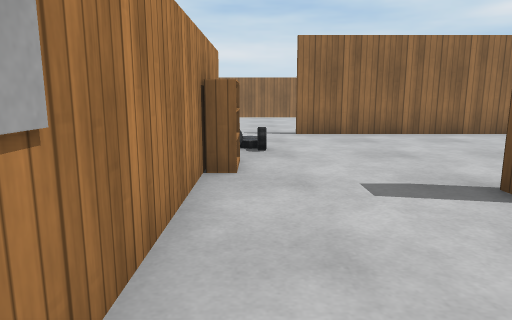
view 1 (above)

17 first-person views from a walk through a robot-simulator world made for Gazebo. The camera is 1 m above the floor, tilts 10° down and sees 70° across. The floor is counted in squares, 1 m on a side. Each view is taken from the middle of a square. On the plan, view 1 faces up. The plan holds only what a view shows up to about 13 squares ahead; the rest is blank. The place goes on beyond the plan. The robots in the file are not drawn. Simple patterns stand in for the simulator's built-in surfaces. Simple shapes stand in for some stock models. Some surface patterns are stand-ins.

view 2
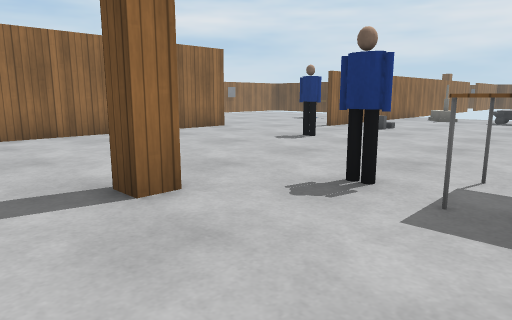

view 3
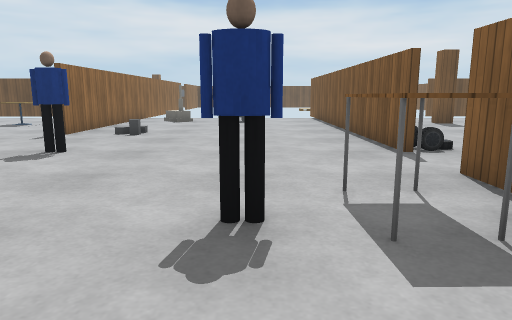

view 4
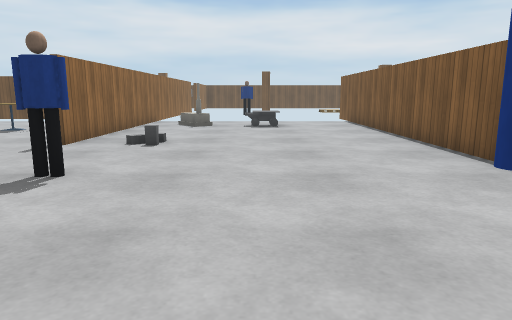

view 5
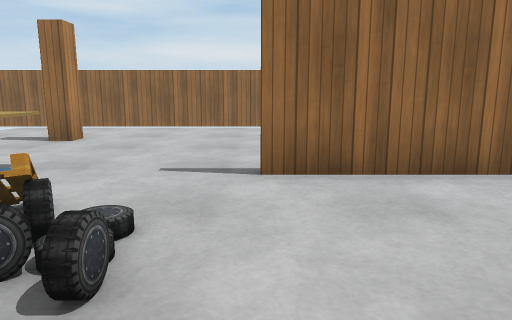

view 6
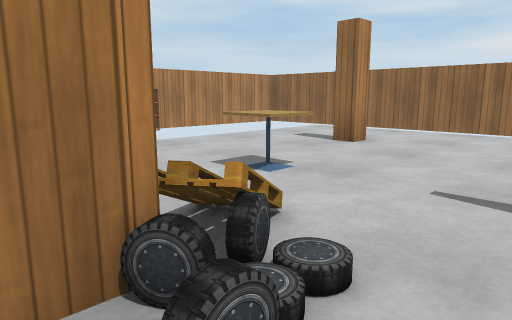

view 7
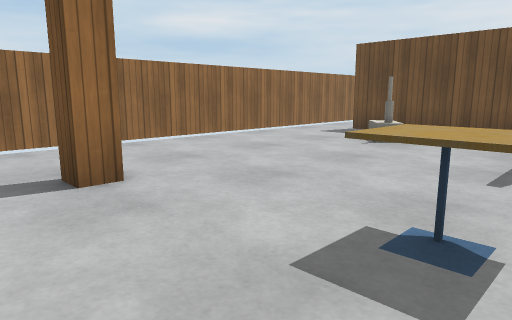

view 8
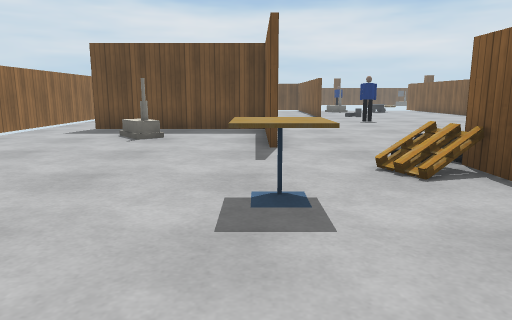

view 9
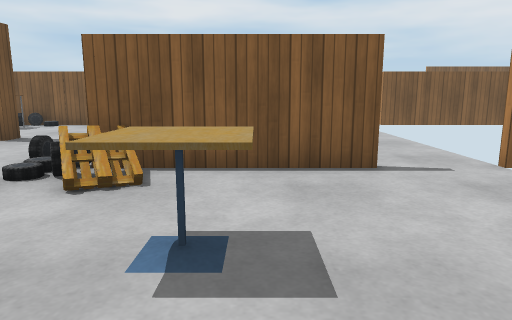

view 10
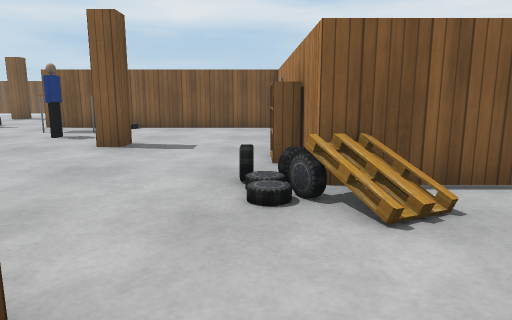

view 11
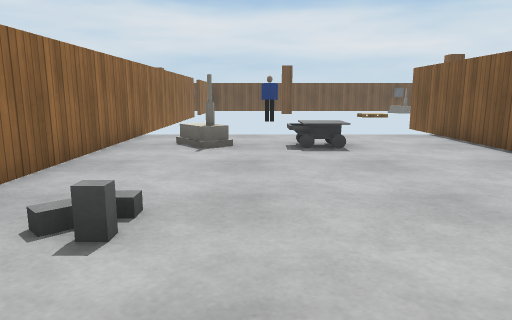

view 12
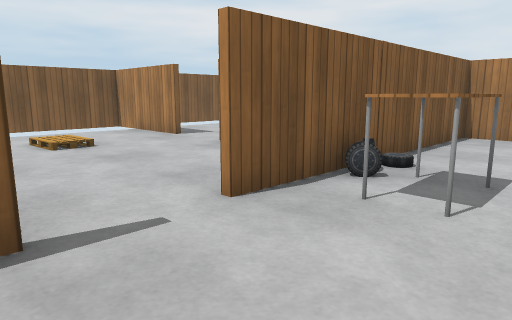

view 13
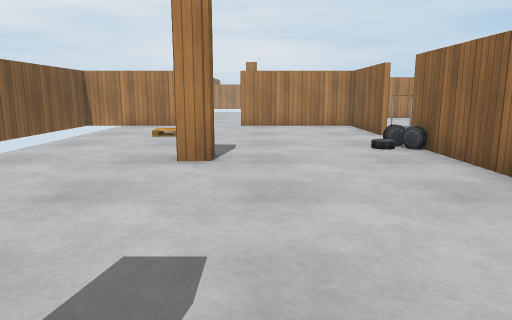

view 14
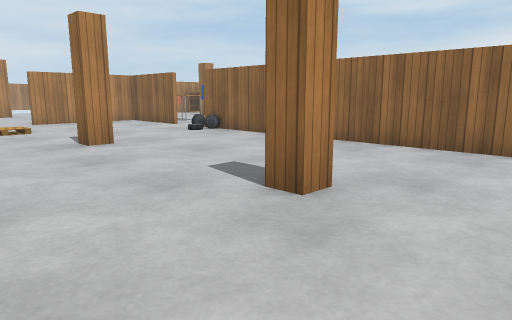

view 15
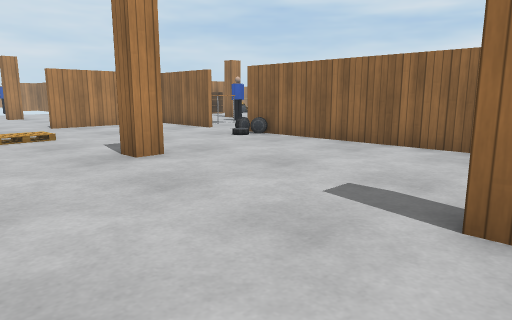

view 16
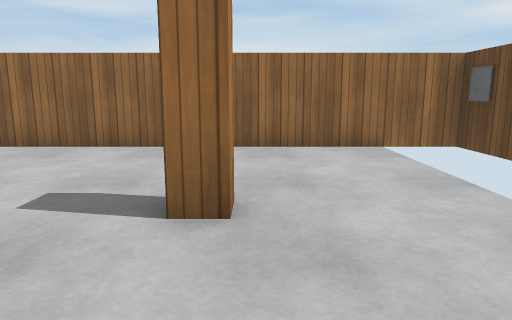

view 17
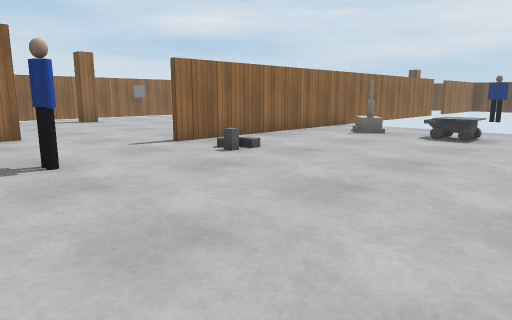

### Floor plan
Points are (right, up) in squares from view 1. A wall is a line through its corners. A room is listed if a view was taken in it or the views show most of it. See-through windows are left out.
Room 1 (views 1, 2, 3, 4, 5, 6, 7, 8, 9, 10, 11, 12, 13, 14, 15, 16, 17)
walls: (6.7, -0.8) (3.7, -0.8) (3.7, -4.6); (9.4, -0.7) (19.5, -0.7); (9.1, 9.6) (1, 9.6); (-0.7, 6.6) (-0.7, -0.7) (6.7, -0.7); (1, 9.7) (5.1, 9.7) (5.1, 14.9); (3.7, -6.3) (3.7, -9.5); (-4.8, 7) (-1.4, 7); (19.5, -0.8) (9.5, -0.8); (19.5, 6.9) (11.4, 6.9); (4.4, 16.9) (-7.4, 16.9)
ways out: opening at (-5.5, 7); opening at (4, -5.5); opening at (5, 15.5); opening at (10.5, 8.5)
objects: cafe table (-3, 10) to (-2, 10); wooden post (-3, 13); pallet (-1, 7) to (-1, 8); bookshelf (0, 5); car (0, 7); wooden post (3, 4); house (3, 13); car (4, 0); car (5, 0); table (5, 1) to (6, 1); person (5, 2); car (9, -2); car (9, -1); person (9, 6); wooden post (10, -5); grey box (11, 5); grey box (12, 5); grey box (12, 6); wooden post (16, -5); other object (16, 2) to (16, 3); house (16, 5) to (17, 5)

Positions as (right, up) in squares from view 1, and headings:
1: (0, 0), facing up
2: (1, 0), facing up-right
3: (2, 2), facing right
4: (4, 3), facing right
5: (1, 5), facing up
6: (1, 6), facing up-left
7: (-5, 9), facing up-right
8: (-6, 10), facing right
9: (-3, 12), facing down
10: (0, 11), facing down
11: (9, 4), facing right
12: (9, 2), facing down-left
13: (16, -4), facing left
14: (18, -8), facing up-left
15: (16, -8), facing up-left
16: (16, -8), facing up
17: (7, 0), facing up-right
